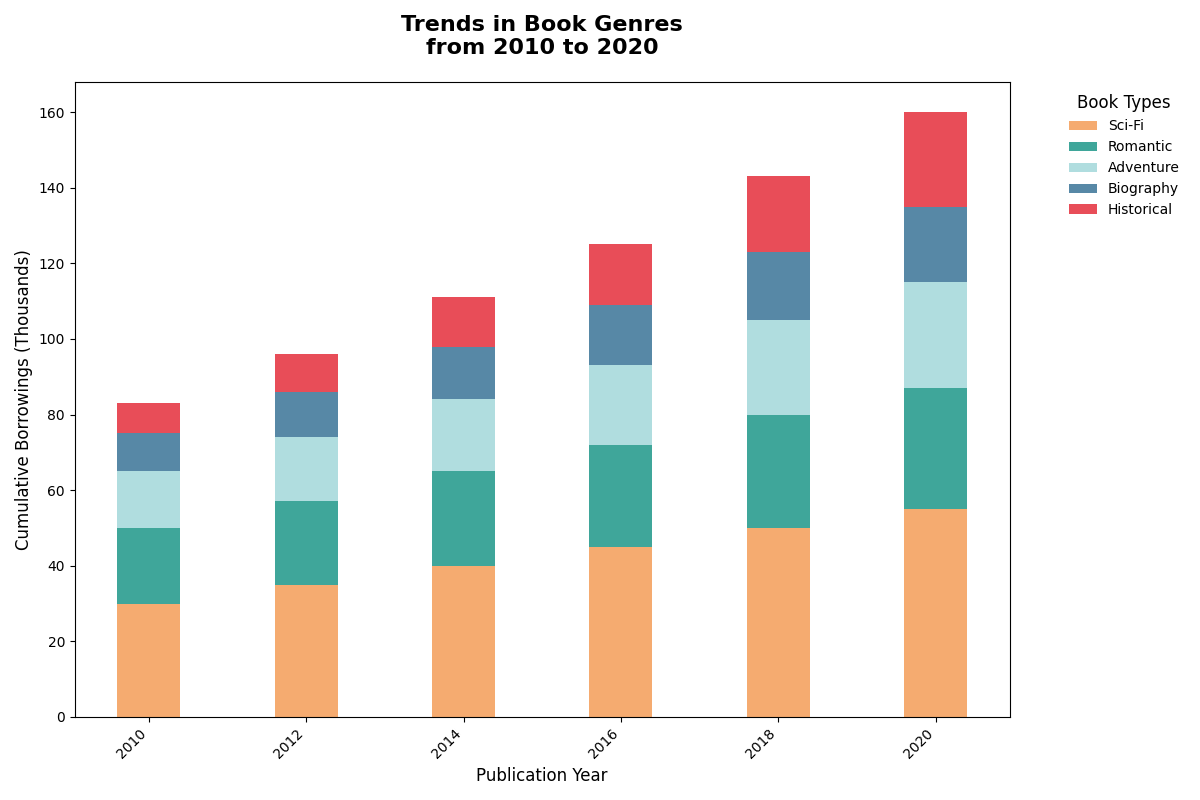

Write Python code to recreate this figure.
import numpy as np
import matplotlib.pyplot as plt

years = np.array([2010, 2012, 2014, 2016, 2018, 2020])

fiction = np.array([30, 35, 40, 45, 50, 55])
non_fiction = np.array([20, 22, 25, 27, 30, 32])
mystery = np.array([15, 17, 19, 21, 25, 28])
sci_fi = np.array([10, 12, 14, 16, 18, 20])
fantasy = np.array([8, 10, 13, 16, 20, 25])
# Removed 'romance' data group

colors = ['#f4a261', '#2a9d8f', '#a8dadc', '#457b9d', '#e63946']

fig, ax = plt.subplots(figsize=(12, 8))
ax.bar(years, fiction, color=colors[0], label='Sci-Fi', alpha=0.9)
ax.bar(years, non_fiction, bottom=fiction, color=colors[1], label='Romantic', alpha=0.9)
ax.bar(years, mystery, bottom=fiction + non_fiction, color=colors[2], label='Adventure', alpha=0.9)
ax.bar(years, sci_fi, bottom=fiction + non_fiction + mystery, color=colors[3], label='Biography', alpha=0.9)
ax.bar(years, fantasy, bottom=fiction + non_fiction + mystery + sci_fi, color=colors[4], label='Historical', alpha=0.9)
# Removed the plotting for 'romance'

ax.set_title("Trends in Book Genres\nfrom 2010 to 2020", fontsize=16, fontweight='bold', pad=20)
ax.set_xlabel("Publication Year", fontsize=12)
ax.set_ylabel("Cumulative Borrowings (Thousands)", fontsize=12)

ax.set_xticks(years)
ax.set_xticklabels(years, rotation=45, ha='right')

ax.legend(loc='upper left', title="Book Types", bbox_to_anchor=(1.05, 1), fontsize=10, title_fontsize='12', frameon=False)

plt.tight_layout()

plt.show()
